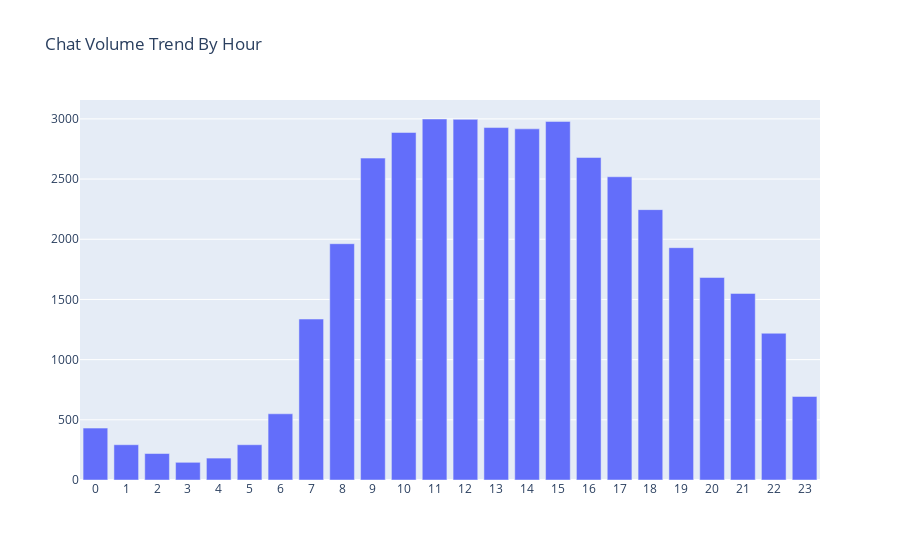

Notebook source saved alongside this figure:
### Code cell
plot(data,'Hour')

### Figure 1 — Plotly figure (JSON) as saved in the notebook; plotly's stock layout.template omitted (floating-point values rounded to 4 significant figures)
{"data": [{"type": "bar", "x": [0, 1, 2, 3, 4, 5, 6, 7, 8, 9, 10, 11, 12, 13, 14, 15, 16, 17, 18, 19, 20, 21, 22, 23], "y": [431, 293, 220, 147, 182, 293, 550, 1337, 1963, 2674, 2887, 2999, 2996, 2928, 2917, 2979, 2679, 2519, 2246, 1930, 1682, 1550, 1219, 694]}], "layout": {"title": {"text": "Chat Volume Trend By Hour"}, "xaxis": {"type": "category"}}}
